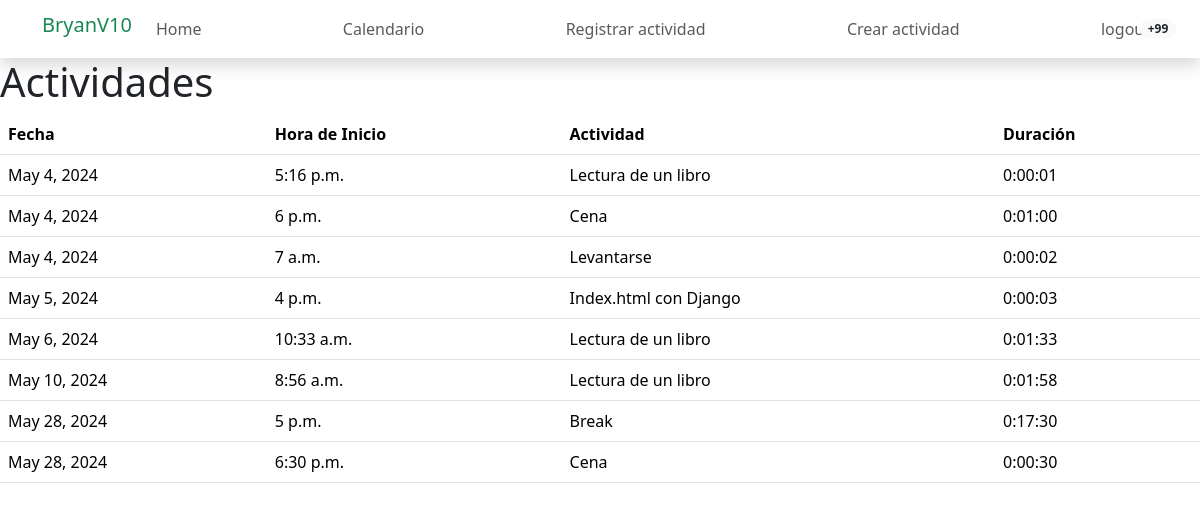
The app's page / (signed in) with its own data.
### miapp/models.py (models this page shows, shortened)
class RegistroActividad(models.Model):
    actividad = models.ForeignKey('Actividad', on_delete=models.CASCADE)
    calendario=models.DateField()
    hora_inicio = models.TimeField(default=timezone.now)
    duracion_real = models.DurationField()

class Actividad(models.Model):
    PRIORIDAD_CHOICES = [
        ('baja', 'Baja'),
        ('media', 'Media'),
        ('alta', 'Alta'),
    ]
    nombre = models.CharField(max_length=100)
    descripcion = models.TextField(blank=True, null=True)
    prioridad = models.CharField(max_length=10, choices=PRIORIDAD_CHOICES)
    duracion_estimada = models.DurationField()

### miapp/views.py (the view)
# urls.py: path('',views.inicio,name='home'),
def inicio(request):
    registrospython=RegistroActividad.objects.all().order_by('calendario')
    return render(request, "index.html",{
        'registros':registrospython
    })

### miapp/templates/index.html
{% extends 'base.html' %}
    {% block content %}
    <h1>Actividades</h1>
    <table class="table">
        <thead>
            <tr>
                <th>Fecha</th>
                <th>Hora de Inicio</th>
                <th>Actividad</th>
                <th>Duración</th>
            </tr>
        </thead>
        <tbody>
            {% for registro in registros %}
            <tr>
                <td>{{ registro.calendario }}</td>
                <td>{{ registro.hora_inicio }}</td>
                <td>{{ registro.actividad.nombre }}</td>
                <td>{{ registro.duracion_real }}</td>
            </tr>
            {% endfor %}
        </tbody>
    </table>
{% endblock %}

### records on screen
RegistroActividad: calendario "May 4, 2024", hora_inicio "5:16 p.m.", actividad.nombre "Lectura de un libro", duracion_real "0:00:01"
RegistroActividad: calendario "May 4, 2024", hora_inicio "6 p.m.", actividad.nombre "Cena", duracion_real "0:01:00"
RegistroActividad: calendario "May 4, 2024", hora_inicio "7 a.m.", actividad.nombre "Levantarse", duracion_real "0:00:02"
RegistroActividad: calendario "May 5, 2024", hora_inicio "4 p.m.", actividad.nombre "Index.html con Django", duracion_real "0:00:03"
RegistroActividad: calendario "May 6, 2024", hora_inicio "10:33 a.m.", actividad.nombre "Lectura de un libro", duracion_real "0:01:33"
RegistroActividad: calendario "May 10, 2024", hora_inicio "8:56 a.m.", actividad.nombre "Lectura de un libro", duracion_real "0:01:58"
RegistroActividad: calendario "May 28, 2024", hora_inicio "5 p.m.", actividad.nombre "Break", duracion_real "0:17:30"
RegistroActividad: calendario "May 28, 2024", hora_inicio "6:30 p.m.", actividad.nombre "Cena", duracion_real "0:00:30"
